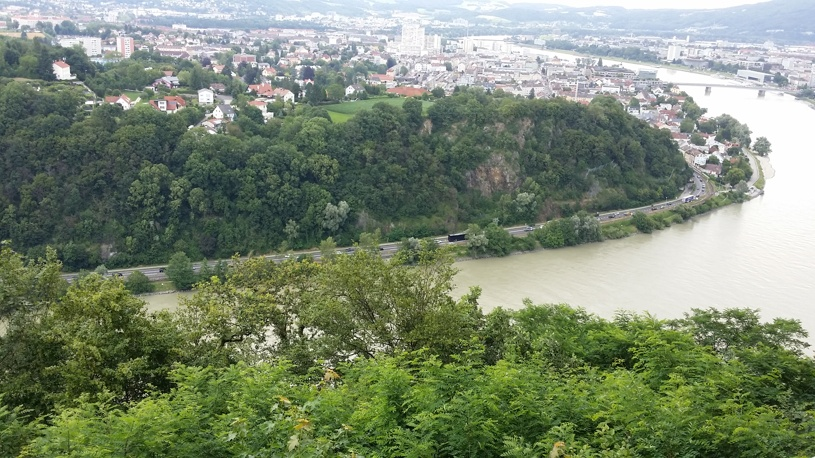
#> input picture Unit_4/0001.jpg, 815 x 458 px
$ python a2_ex1.py
#> lines starting #> are read from the running program, lines starting #| are printed output that depends on the picture
#> further down, im is the input picture: PIL image 815x458 RGB; mean R, G, B 123.1, 135.9, 112.8
import numpy as np
from PIL import Image
import matplotlib.image as mplimg
from matplotlib import cm


def to_grayscale(pil_image: np.ndarray) -> np.ndarray:
    # check if the shape of the pil_image is valid
    if len(pil_image.shape) == 2:
        return pil_image[None]  # image is already in grayscale
    elif len(pil_image.shape) < 2 or len(pil_image.shape) > 3:
        raise ValueError(f"{len(pil_image.shape)} is a wrong Shape.")
    elif pil_image.shape[2] != 3:  # check the colour size
        raise ValueError(f"{pil_image.shape[2]} is an invalid colour size")

    # calculate the grayscale
    image_norm = pil_image/255
    r = image_norm[:, :, 0]
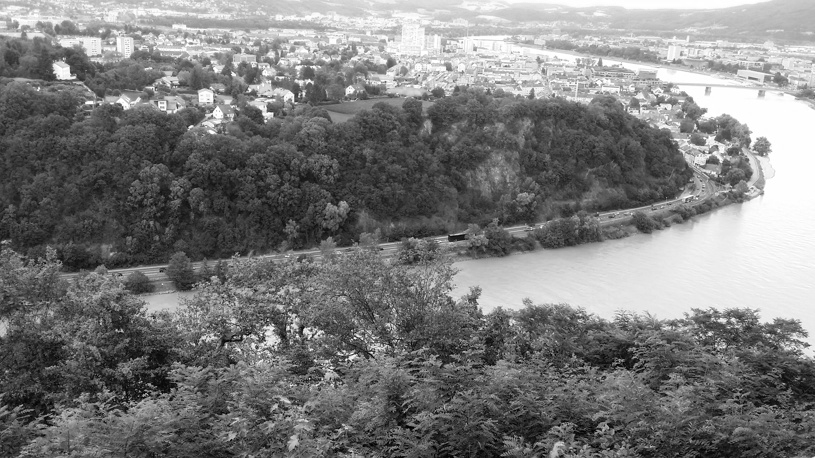
#> r: shape (458, 815) float64; min 0, max 1, mean 0.483
    g = image_norm[:, :, 1]
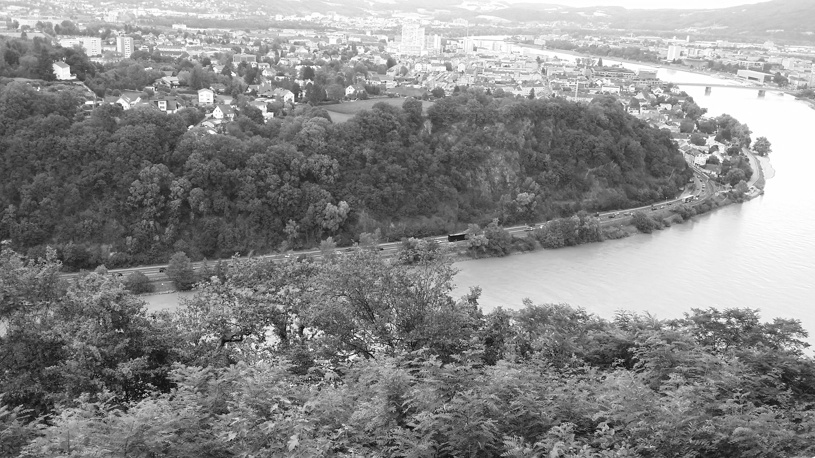
#> g: shape (458, 815) float64; min 0.0118, max 1, mean 0.533
    b = image_norm[:, :, 2]
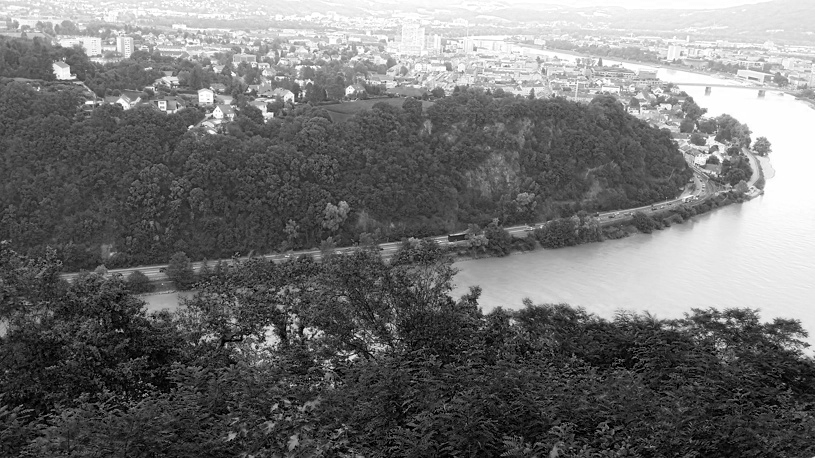
#> b: shape (458, 815) float64; min 0, max 1, mean 0.442

    r_lin = np.where(r <= 0.04045, r/12.92, ((r+0.055)/1.055)**2.4)
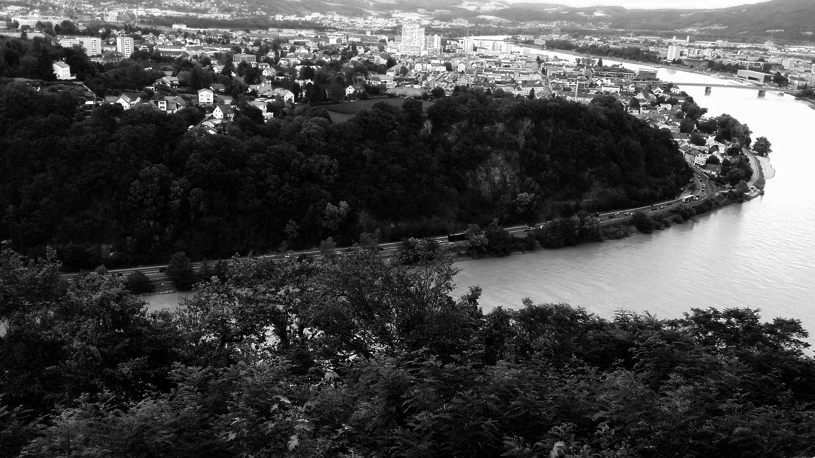
#> r_lin: shape (458, 815) float64; min 0, max 1, mean 0.278
    g_lin = np.where(g <= 0.04045, g/12.92, ((g+0.055)/1.055)**2.4)
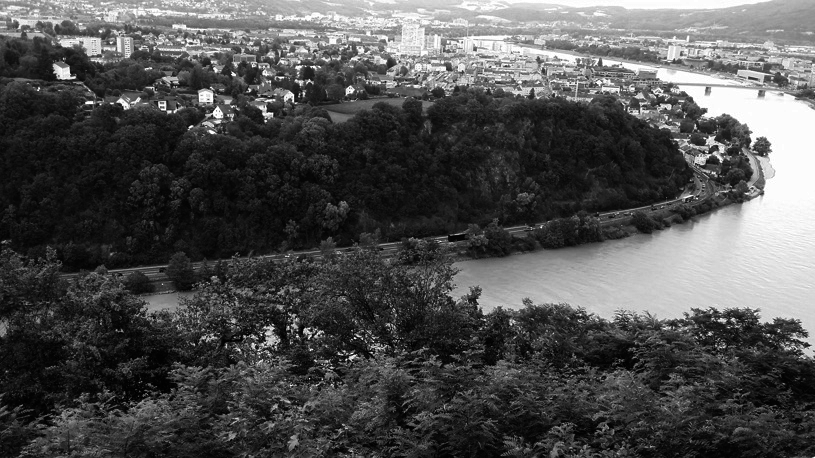
#> g_lin: shape (458, 815) float64; min 0.000911, max 1, mean 0.314
    b_lin = np.where(b <= 0.04045, b/12.92, ((b+0.055)/1.055)**2.4)
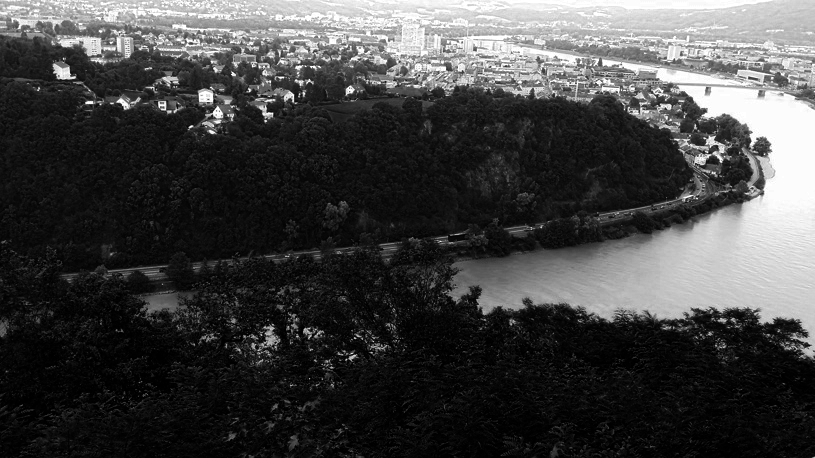
#> b_lin: shape (458, 815) float64; min 0, max 1, mean 0.263

    y_lin = 0.2126*r_lin + 0.7152*g_lin + 0.0722*b_lin
    y = np.where(y_lin <= 0.0031308, y_lin*12.92, 1.055*y_lin**(1/2.4)-0.055)
    y = y*255

    # change to the correct datatype
    if np.issubdtype(pil_image.dtype, np.integer):
        y = y.astype(int)
    elif np.issubdtype(pil_image, np.floating):
        y = y.astype(float)

    # add an extra Dimension in the beginning so that the shape is (1,W,H)
    y = y[None]

    # print("y_final = ", y[0])
    # print(y.shape)

    # save the image
    mplimg.imsave('decorators_with_at.jpg', np.uint8(y[0]), cmap=cm.gray)

    return y


if __name__ == "__main__":
    imag_path = "0001.jpg"
    with Image.open(imag_path) as im:
        #print(im.size)
        to_grayscale(np.array(im))
